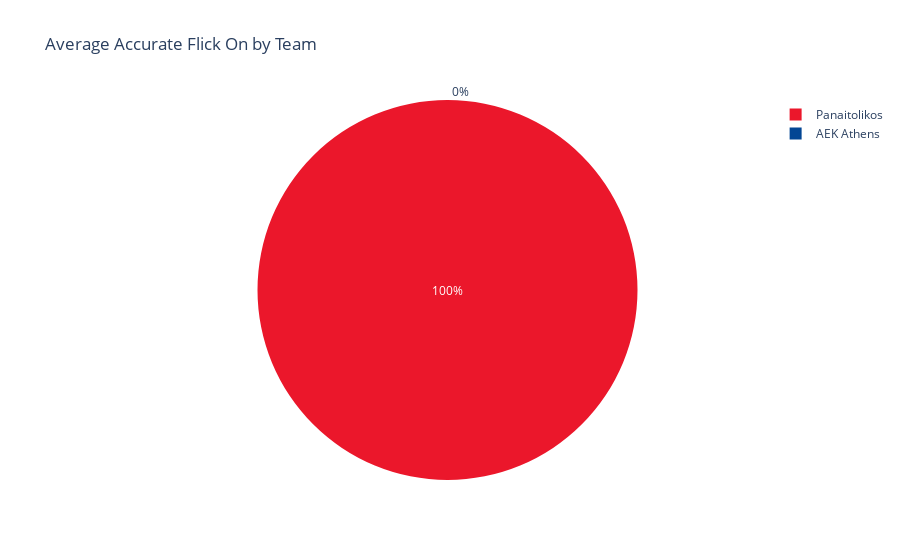

This figure's notebook cell:
### Code cell
import plotly.graph_objects as go
fig=go.Figure(data=[go.Pie(labels=avg_flick_on_pass.index,values=avg_flick_on_pass.values,marker_colors=['#034694','#EB172B'])])
fig.update_layout(title_text='Average Accurate Flick On by Team')
fig.show()

### Figure 1 — Plotly figure (JSON) as saved in the notebook; plotly's stock layout.template omitted (floating-point values rounded to 4 significant figures)
{"data": [{"labels": ["AEK Athens", "Panaitolikos"], "marker": {"colors": ["#034694", "#EB172B"]}, "type": "pie", "values": [0, 0.1]}], "layout": {"title": {"text": "Average Accurate Flick On by Team"}}}
